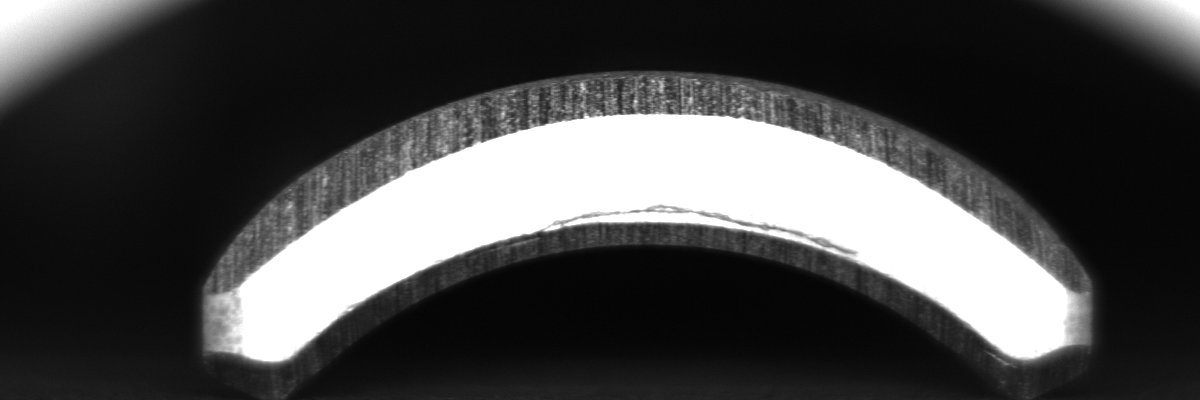
#> input picture 10_11.png, 1200 x 400 px
$ python OpenCV_spllit_middle.py   (older library calls are emulated)
#> lines starting #> are read from the running program, lines starting #| are printed output that depends on the picture; after the words box and inside, x2 and y2 are one past the last pixel; in counts of white or black regions, pixels touching at a corner belong together
import numpy as np
import cv2
import matplotlib.pyplot as plt

BoundingAreaThres = 8000.0
# 上下边界截取方框阈值
thres_param_1 = 150
# 上边界高阈值
upper_thres = 180
down_thres = 120

# image = cv2.imread("reko.jpg", cv2.IMREAD_COLOR)
image = cv2.imread("10_11.png", cv2.IMREAD_GRAYSCALE)
#> image is the input picture: shape (400, 1200); min 3, max 255, mean 72.1
img_color1 = cv2.cvtColor(image, cv2.COLOR_GRAY2BGR)
img_color2 = np.copy(img_color1)
# cv2.imshow("show", image)
# cv2.waitKey(0)
# 步骤一 ： 开运算
#            滤波（方框滤波，高斯滤波，blur， bilateral滤波， 中值滤波）
blur = cv2.GaussianBlur(image, (3, 3), 0)
cv2.imwrite("record\\1.png", blur)

#            腐蚀
kernel = cv2.getStructuringElement(cv2.MORPH_RECT, (5, 5))
dst = cv2.erode(blur, kernel)       # 腐蚀
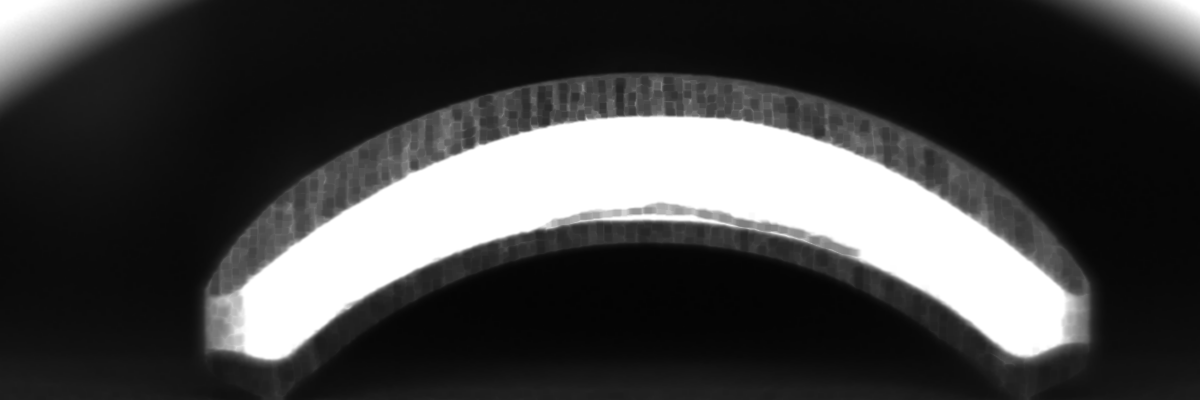
#> dst: shape (400, 1200); min 4, max 255, mean 67.1
dst1 = cv2.dilate(dst, kernel)     # 膨胀

# 步骤二 ： 高阈值分割
# 上边界阈值
ret, thresh = cv2.threshold(dst1, thres_param_1, 255, cv2.THRESH_BINARY)
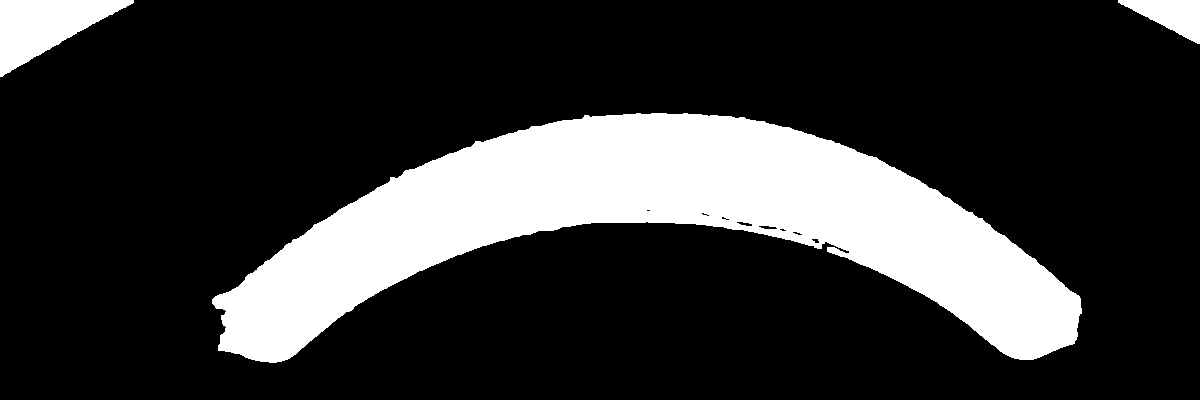
#> thresh: shape (400, 1200); 20.5% white; 3 white regions
#> ret = 150
cv2.imwrite("record\\2_ero_dil.png", thresh)
# cv2.imshow("show", thresh)
# cv2.waitKey(0)

# 步骤三 ： 高分割阈值边界矩形
#          提取最大轮廓
contours, hierarchy = cv2.findContours(thresh,
                                       cv2.RETR_TREE,
                                       cv2.CHAIN_APPROX_SIMPLE)
#> contours = 13 contours, 6 with area under 20; largest, box (x1, y1, x2, y2) and area: (212, 113, 1082, 363) 90112, (0, 0, 134, 77) 5120, (1118, 0, 1200, 44) 1842, (758, 225, 778, 230) 56, (736, 221, 753, 227) 48, (811, 238, 820, 244) 28, (792, 231, 803, 236) 22
print(len(contours))
#| 13
hierarchy = np.squeeze(hierarchy)
box = []
max_area = 0
for i in range(len(contours)):
    area = cv2.contourArea(contours[i])

    if area < BoundingAreaThres:
        continue
    # 矩形四个角点取整
    # rect 格式如右所示 —— ((646.2275390625, 236.74612426757812), (868.9734497070312, 247.57138061523438), -0.2270626723766327)
    # 中心坐标 x ， y ， 宽度 ， 高度 ， 角度
    rect = cv2.minAreaRect(contours[i])
    # 转化成四个坐标， 存入box
    box = np.int0(cv2.boxPoints(rect))

    cv2.drawContours(img_color2, [box], 0, (255, 0, 0), 2)
#> this loop made 13 passes
#> area on passes 2, 3, 5, 6, 12, 13: 27.5, 22, 56, 48.5, 1841.5, 5119.5
#> (area, rect, box) on pass 1: (90112.5, ((646.2, 236.7), (869, 247.6), -0.227), [[212, 362], [211, 114], [1080, 111], [1081, 358]])
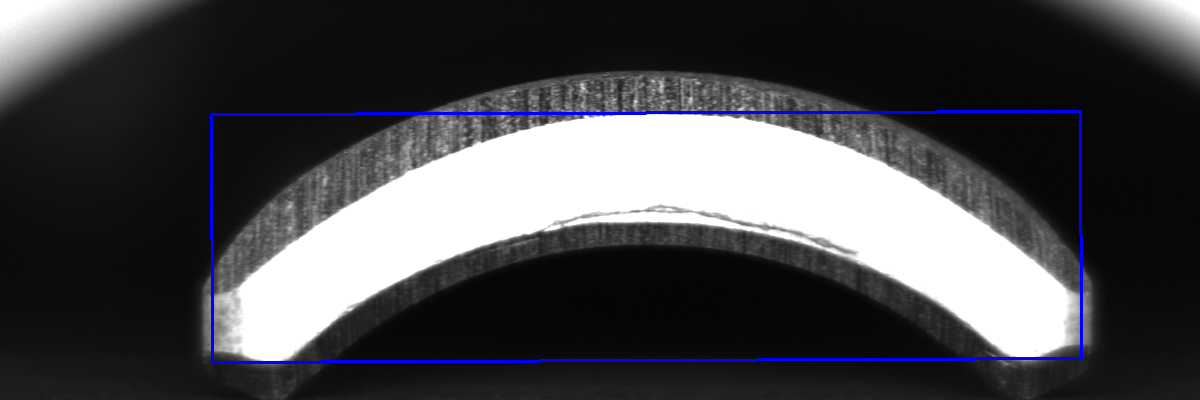
#> img_color2: shape (400, 1200, 3); 1.39% of pixels changed, all inside (x1, y1, x2, y2) = (210, 110, 1083, 364)

# cv2.imshow("show", img_color1)
# cv2.waitKey(0)

#  图像上边界分割
# 由高阈值分割图寻找上边界
image_width = img_color1.shape[1]
#> image_width = 1200
image_height = img_color1.shape[0]
#> image_height = 400
# 像素清零
left = min(box[:,0])
#> left = 211
right = max(box[:,0])
#> right = 1081
top = min(box[:,1])
#> top = 111
down = max(box[:,1])
#> down = 362
for row in range(image_height):
    for col in range(image_width):
        if row < top or row > down or col < left or col > right:
            img_color1[row][col] = (0, 0, 0)
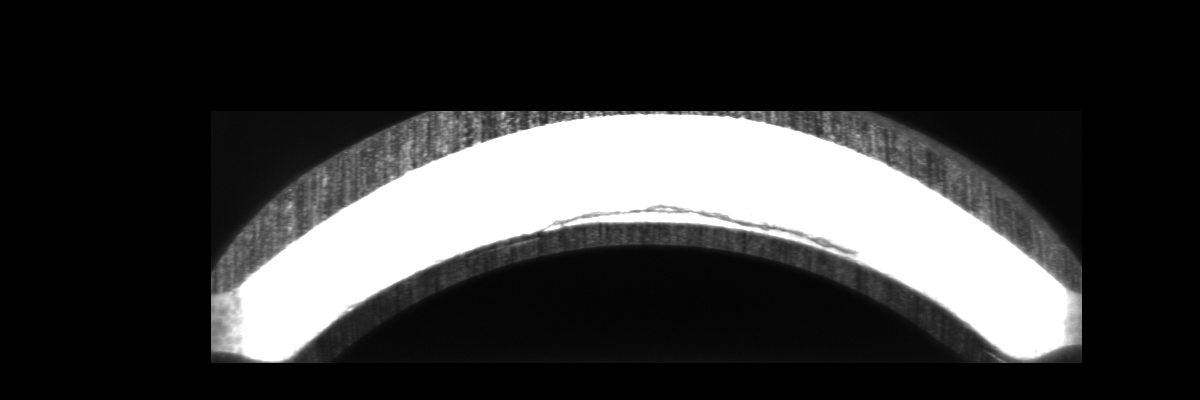
#> img_color1: shape (400, 1200, 3); min 0, max 255, mean 57.2

# cv2.imshow("show", img_color1)
# cv2.imwrite("record\\box.png", img_color1)
upper_boundary = []
down_boundary = []
left_boundary = []
right_boundary = []
# 从上往下提取边界
for col in range(image_width):
    for row in range(image_height):
        if img_color1[row][col][0] > upper_thres:
            upper_boundary.append([row,col])
            break

# 拟合上曲线

row_up = []
col_up = []
image = np.copy(img_color1)
for i in range(len(upper_boundary)):
    row_up.append(upper_boundary[i][0])
    col_up.append(upper_boundary[i][1])
#> after the loop, col_up = 861 values from 217 to 1077
row_up = np.array(row_up)
col_up = np.array(col_up)

result= np.polyfit(col_up, row_up, 3, full=True)
weights_up = result[0]
#> weights_up = [9.64e-08, 0.000823, -1.21, 522]
residual = result[1]/len(upper_boundary)
#> residual = [10.45]

# new_row_up = np.polyval(weights,col_up)

# 上边界以上像素清零

for i in range(image_height):
    for j in range(image_width):
        if i < np.polyval(weights_up, j):
            img_color1[i][j] = 0
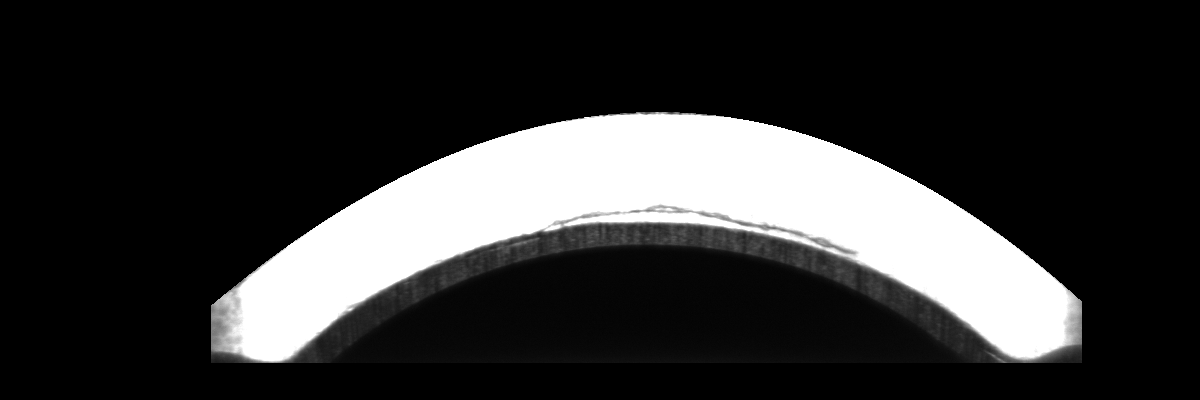
#> img_color1: shape (400, 1200, 3); 11.8% of pixels changed, all inside (x1, y1, x2, y2) = (211, 111, 1082, 305)

# cv2.imshow("show", img_color1)
# cv2.waitKey(0)


#  图像上边界分割
# 由高阈值分割图寻找下边界

# 从下往上提取边界
for col in range(image_width-1,-1,-1):
    for row in range(image_height-1,-1,-1):
        if img_color1[row][col][0] > down_thres:
            down_boundary.append([row,col])
            break

# 拟合下曲线

row_down = []
col_down = []
image = np.copy(img_color1)
for i in range(len(down_boundary)):
    row_down.append(down_boundary[i][0])
    col_down.append(down_boundary[i][1])
row_down = np.array(row_down)
col_down = np.array(col_down)

result= np.polyfit(col_down, row_down, 3, full=True)
weights_down = result[0]
#> weights_down = [-2.25e-08, 0.000909, -1.15, 593.7]
residual = result[1]/len(down_boundary)

# new_row_down = np.polyval(weights,col_down)

# 下边界以下像素清零

for i in range(image_height):
    for j in range(image_width):
        if i > np.polyval(weights_down, j):
            img_color1[i][j] = 0
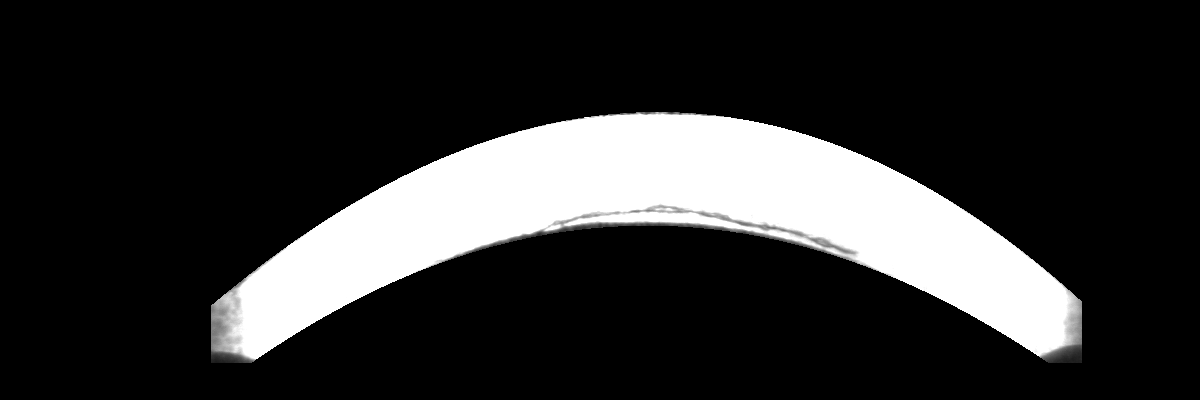
#> img_color1: shape (400, 1200, 3); 15.19% of pixels changed, all inside (x1, y1, x2, y2) = (252, 226, 1048, 363)

cv2.imwrite("record\\middle_1.png", img_color1)
cv2.imshow("show", img_color1)
cv2.waitKey(0)


# [104 lines of commented-out code are left out]
